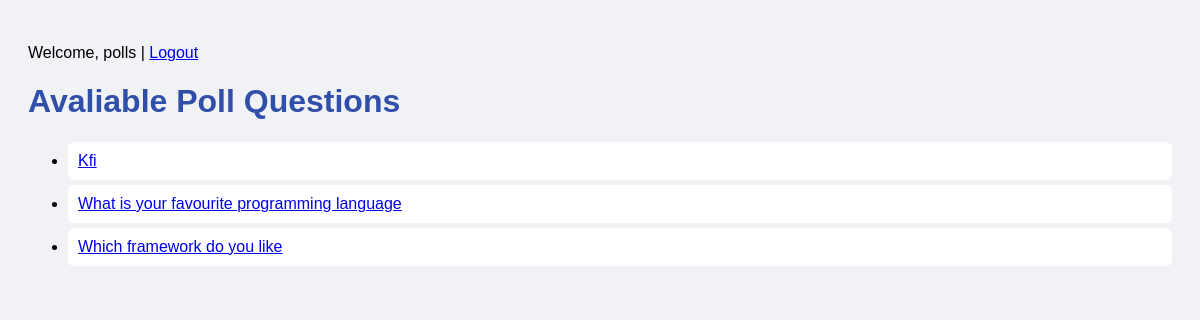
The page /polls/ (signed in) on the database its author committed.
### polls/models.py (models this page shows, shortened)
class Question(models.Model):
    question_text = models.CharField(max_length=200)
    pub_date = models.DateTimeField('date published')

### polls/views.py (the view)
# urls.py: path('', views.index, name='index'),
def index(request):
    latest_questions = Question.objects.all()
    return render(request, 'polls/index.html', {'questions': latest_questions})

### polls/templates/polls/index.html (shortened to what this page needs)
{% load static %}
<!DOCTYPE html>
<html>
    <head>
        <link rel="stylesheet" href="{% static 'polls/style.css' %}">
    </head>
    <body>
        {% if user.is_authenticated %}
    <p>Welcome, {{ user.username }} | <a href="/accounts/logout/">Logout</a></p>
    {% else %}
        <p><a href="/accounts/login/">Login to Vote</a></p>
    {% endif %}
        <h1>Avaliable Poll Questions</h1>
        {% if questions %}
         <ul>
            {% for question in questions %}
            <li>
               <a href="{% url 'detail' question.id %}">{{ question.question_text }}</a>
            </li>
            {% endfor %}
        </ul>
        {% else %}
        <p>No questions available.</p>
        {% endif %}
    </body>
</html>

### polls/static/polls/style.css (style rules this page uses)
body { background-color: #f0f2f5; font-family: Ariel, sans-serif; padding: 20px; }
h1 { color: #2F4FA9; }
li { background: white; padding: 10px; margin: 5px 0; border-radius: 6px; }

### rows shown on the page
Question: question_text "Kfi"
Question: question_text "What is your favourite programming language"
Question: question_text "Which framework do you like"

### other values the page prints
{{ user.username }} "polls"
